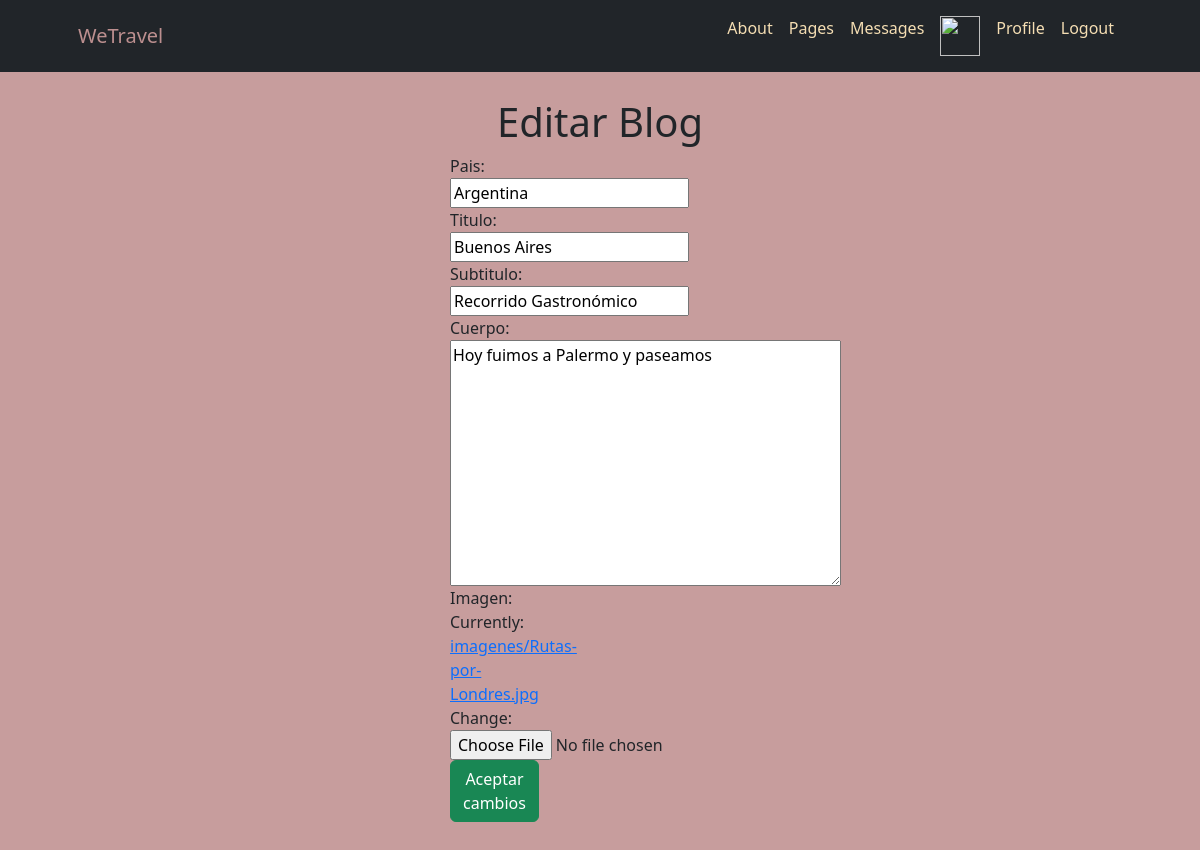
/editBlog/7, run on the app's committed database.
### AppGeneral/models.py (models this page shows, shortened)
class Blog(models.Model):
    pais = models.CharField(max_length=100)
    titulo = models.CharField(max_length=200)
    subtitulo = models.CharField(max_length=200)
    cuerpo = models.TextField()
    autor = models.ForeignKey(User, on_delete=models.CASCADE)
    fecha = models.DateTimeField(auto_now_add=True)
    imagen = models.ImageField(null=True, blank=True, upload_to="imagenes")

### AppGeneral/views.py (the view)
# urls.py: path('editBlog/<id>', editarBlog, name='blog_editar'),
def editarBlog(request, id):
    blog = Blog.objects.get(id = id)
    if request.method == 'POST':
        miFormulario = formSetBlog(request.POST, request.FILES)
        if miFormulario.is_valid:
            print(miFormulario)
            data = miFormulario.cleaned_data
            blog.pais = data['pais']
            blog.titulo = data['titulo']
            blog.subtitulo = data['subtitulo']
            blog.cuerpo = data['cuerpo']
            try:
                blog.imagen = data['imagen']
            except:
                blog.imagen = blog.imagen
            blog.save()
            return redirect ('/pages/')
    else:
        miFormulario = formSetBlog(initial={'pais': blog.pais, 'titulo': blog.titulo, 'subtitulo': blog.subtitulo, 'cuerpo': blog.cuerpo, 'imagen': blog.imagen})
        avatar = getavatar(request)
        return render(request, "AppGeneral/editarBlog.html", {"miFormulario": miFormulario, 'avatar': avatar})

### AppGeneral/forms.py
class formSetBlog(forms.ModelForm):
    pais = forms.CharField(widget= forms.TextInput())
    titulo = forms.CharField(widget= forms.TextInput())
    subtitulo = forms.CharField(widget= forms.TextInput())
    cuerpo = forms.CharField(widget= forms.Textarea())
    imagen = forms.ImageField()
    class Meta:
        model = Blog
        fields = ['pais','titulo', 'subtitulo', 'cuerpo' ,'imagen']
        help_texts = {k:"" for k in fields}

### AppGeneral/templates/AppGeneral/editarBlog.html (shortened to what this page needs)
    <div>
        {% extends 'AppGeneral/inicio.html' %}
        {% load static %}
        {% block contenidoQueCambia %}
        <div class="formBlog">
            <div style="padding-top: 50px;">
                <br>
                <br>
                <h1 class="text-center">Editar Blog</h1>
            </div>
            <form method="post" style="width: 40%; text-align: center; padding-left: 450px;" enctype="multipart/form-data">{% csrf_token %}
                {{ miFormulario.as_table }}
                <button type="submit" class="btn btn-success">Aceptar cambios</button>
            </form>
        <br>
        <br>
        </div>
        {% endblock %}

### AppGeneral/static/AppGeneral/css/styles.css (style rules this page uses)
.formBlog { justify-content: center !important; align-items: center !important; position: absolute !important; height: 100% !important; width: 100% !important; background-color: rgb(199, 157, 157); background-repeat: repeat !important; background-attachment: local; }

### data on the page
Blog: pais "Argentina", titulo "Buenos Aires", subtitulo "Recorrido Gastronómico", cuerpo "Hoy fuimos a Palermo y paseamos"
